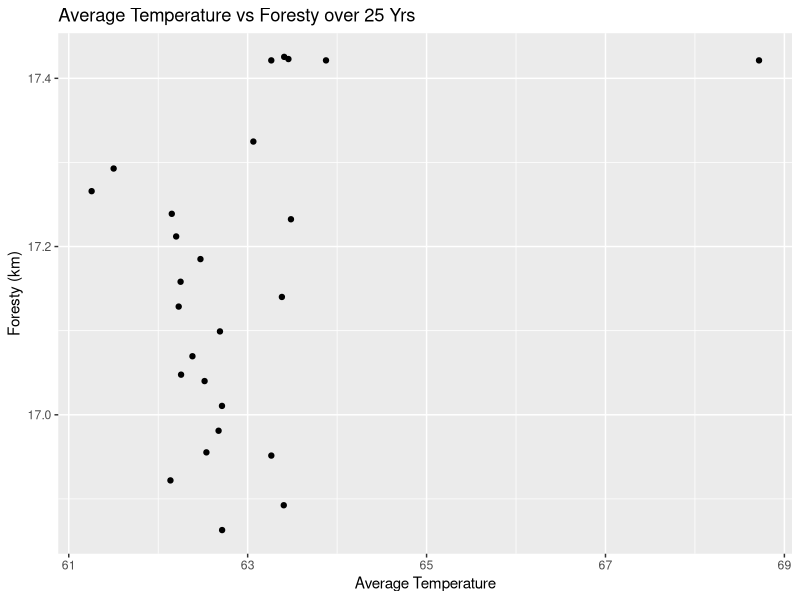
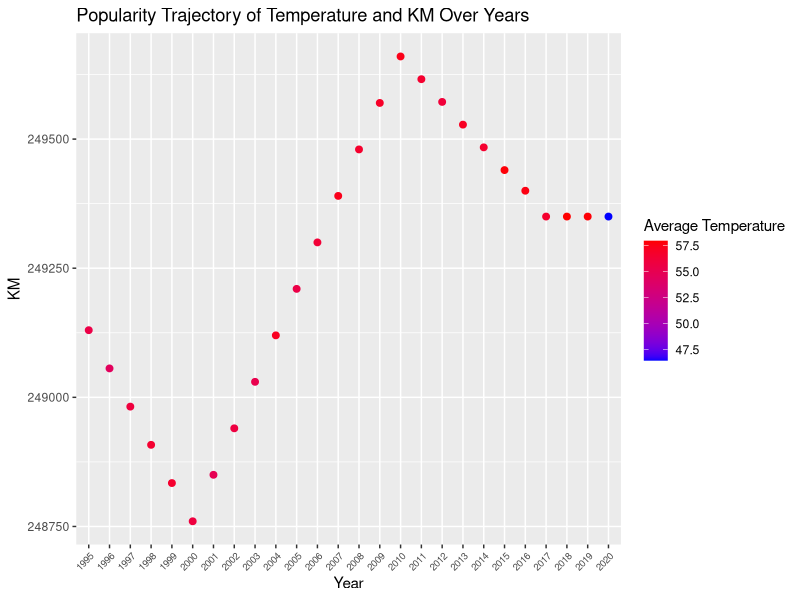
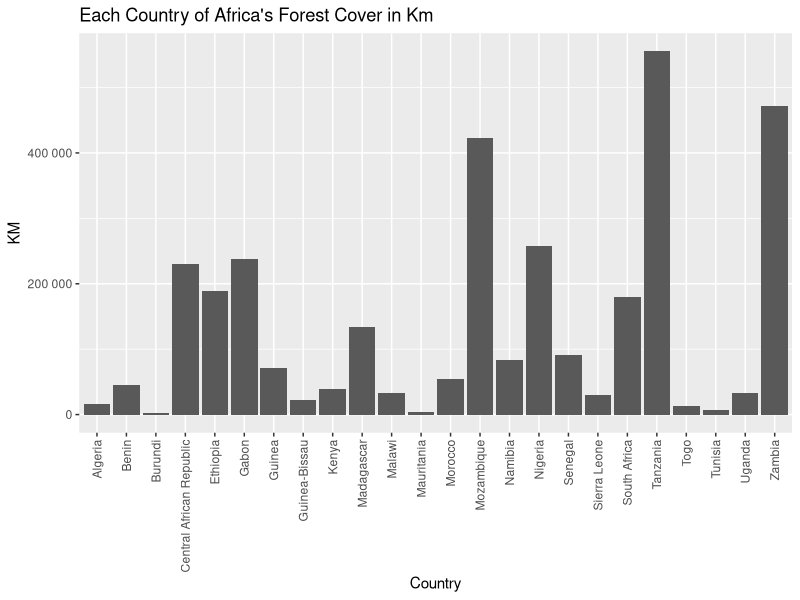
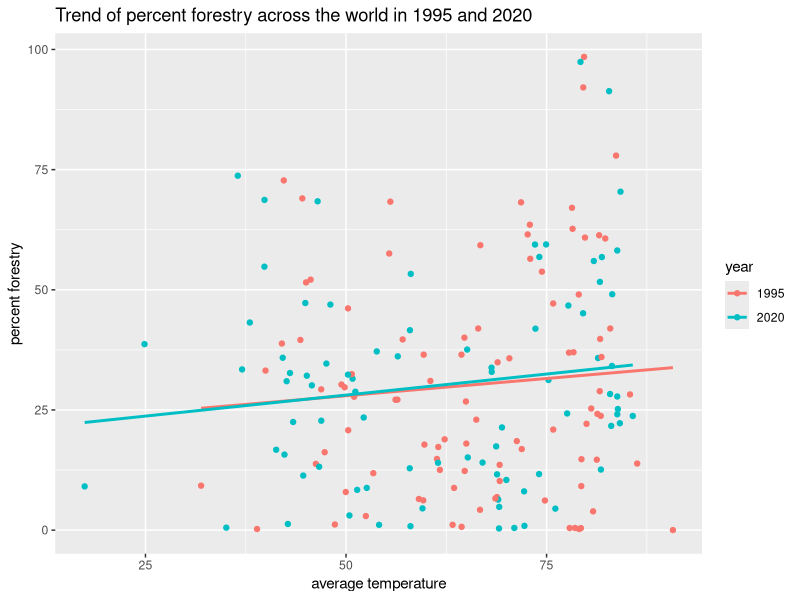
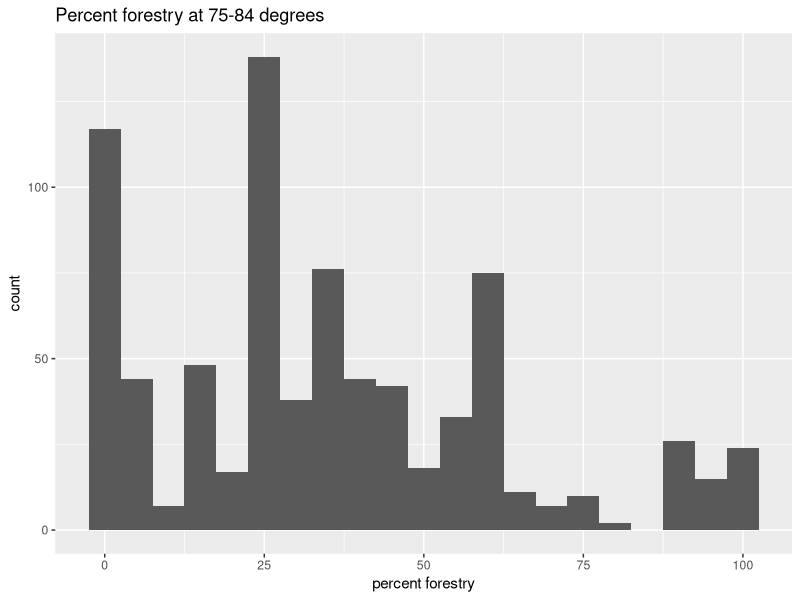
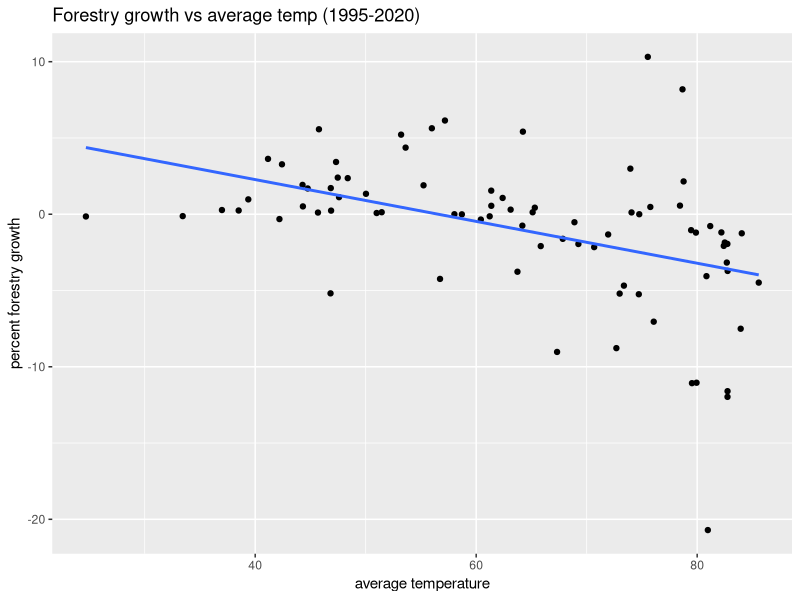
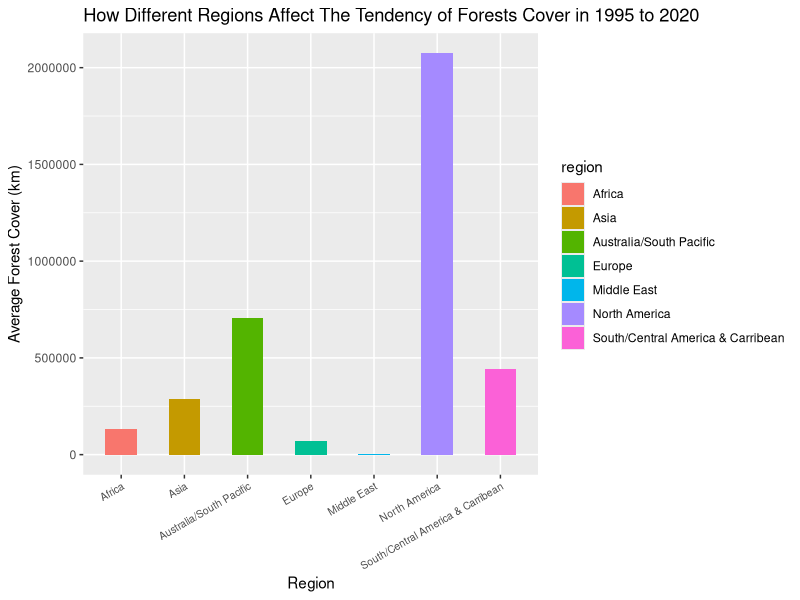
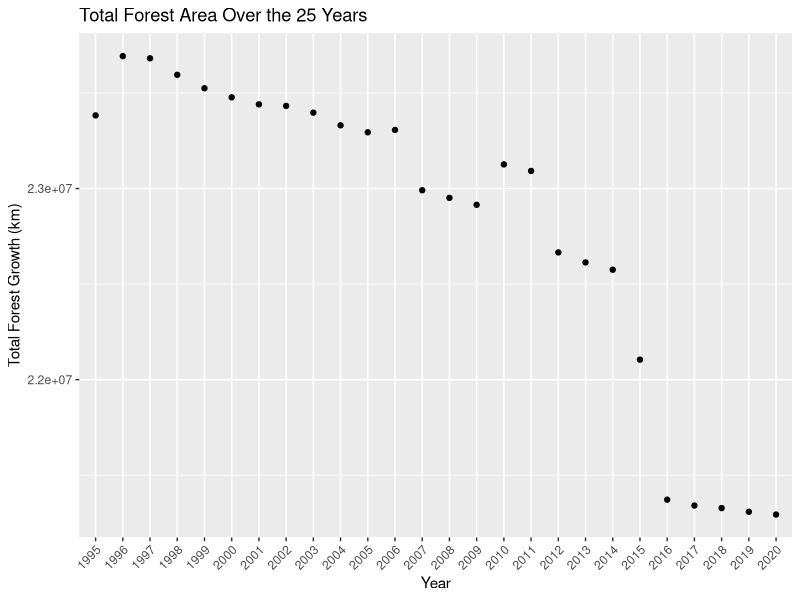

Write the R code that produced these figures, in order.
## ---- chunk 1
library(readr)
library(dplyr)
library(tidyverse)
library(stringr)
library(ggplot2)
## ---- chunk 2
forest_km <- read_delim("forest_area_km.csv")
forest_percent <- read_delim("forest_area_percent.csv")
global_temp <- read_delim("Global_Temperatures.csv")
## ---- chunk 3
head(forest_km,5) 
head(forest_percent,5) 
head(global_temp,5)
## ---- chunk 4
forest_km <- forest_km %>%
  rename(country = `Country Name`)
  head(forest_km, 5)
## ---- chunk 5
forest_percent <- forest_percent %>%
  rename(country = `Country Name`)
  head(forest_km, 5)
## ---- chunk 6
global_temp <- global_temp %>%
  mutate(year = as.character(year))
## ---- chunk 7
countryList <- c('country', 'Country Code')

longForestKM <- forest_km %>%
   pivot_longer(!countryList, names_to = "year", values_to = "km")
longForestKM

## ---- chunk 8

longForestPercent <- forest_percent %>%
   pivot_longer(!countryList, names_to = "year", values_to = "percent")
longForestPercent
## ---- chunk 9
forest_km_percent <- left_join(longForestKM, longForestPercent)
forest_km_percent
## ---- chunk 10
final_set2 <- inner_join(global_temp, forest_km_percent)
final_set2
## ---- chunk 11
final_set2 %>%
  filter(country == "Australia") %>%
ggplot(aes(x = average_temperature , y = percent)) +
  geom_point() +
  labs(title = "Average Temperature vs Foresty over 25 Yrs",
       x = "Average Temperature",
       y = "Foresty (km)")
## ---- chunk 12
final_set2 %>%
  filter(country == "Japan") %>%
  ggplot(aes(x = year, y = km, color = average_temperature)) +
  geom_point(size = 2) +
  scale_color_gradient(low = "blue", high = "red") +
  labs(x = "Year", y = "KM", color = "Average Temperature", 
       title = "Popularity Trajectory of Temperature and KM Over Years") +
theme(axis.text.x = element_text(angle = 45, size = 7, hjust = 1))
## ---- chunk 13
library(scales)

final_set2 %>%
  filter(region == "Africa", year == "1995") %>%
  ggplot() +
  geom_bar(mapping = aes(x = country, y = km), stat = "identity") +
  theme(axis.text.x = element_text(angle = 90, vjust = 0.5, hjust=1)) +
  scale_y_continuous(labels = label_number()) +
  labs(x = "Country", y = "KM",
       title = "Each Country of Africa's Forest Cover in Km")

## ---- chunk 14
final_set2 %>% filter(year==2020 | year==1995) %>% group_by(year) %>% 
  ggplot(aes(x=average_temperature, y=percent, col=year)) + geom_point() + 
  geom_smooth(method=lm, se=FALSE) + 
  labs(title="Trend of percent forestry across the world in 1995 and 2020", x="average temperature", y="percent forestry")
## ---- chunk 15
final_set2 %>% filter(year==2020 | year==1995) %>% group_by(year) %>% 
  filter(rank(-percent)==1) %>% summarize(country, average_temperature, percent)
## ---- chunk 16
final_set2 %>% filter(round(average_temperature/10)*10==80) %>% 
  ggplot(aes(x=percent)) + geom_histogram(binwidth=5) + 
  labs(title="Percent forestry at 75-84 degrees", x="percent forestry")
## ---- chunk 17
final_set2 %>% 
  group_by(temperature_range = factor(round(average_temperature/10)*10)) %>% 
  reframe(average_percent=mean(percent, na.rm=TRUE)) %>% 
  arrange(rank(-average_percent))
## ---- chunk 18
final_set2 %>% filter(year==1995 | year==2020) %>% group_by(country) %>% 
  reframe(average_temp=mean(average_temperature), growth=diff(percent)) %>% 
  ggplot(aes(x=average_temp, y=growth)) + geom_point() + 
  geom_smooth(method=lm, se=FALSE) +
  labs(title="Forestry growth vs average temp (1995-2020)", x="average temperature", y="percent forestry growth")
## ---- chunk 19
final_set2 %>% filter(year==1995 | year==2020) %>% group_by(country) %>% 
  reframe(average_temp=mean(average_temperature), growth=diff(percent)) %>% 
  filter(rank(-growth)==1) %>% summarize(country, average_temp, growth)
## ---- chunk 20
final_set2 %>% filter(year==1995 | year==2020) %>% group_by(country) %>% 
  reframe(average_temp=mean(average_temperature), growth=diff(percent)) %>% 
  ungroup() %>% 
  group_by(temperature_range=factor(round(average_temp/10)*10)) %>% 
  reframe(average_growth = mean(growth, na.rm=TRUE)) %>% 
  arrange(rank(-average_growth))
## ---- chunk 21
final_set2 %>% 
  select(region, year, km) %>% 
  group_by(region) %>% 
  summarize(mean_km = mean(km, na.rm = TRUE)) %>% 
  ggplot(aes(region, mean_km, fill = region)) +
  labs(x = "Region", y = "Average Forest Cover (km)",
       title = "How Different Regions Affect The Tendency of Forests Cover in 1995 to 2020") +
  geom_col(width = 0.5) +
  theme(axis.text.x = element_text(angle = 30, size = 7.5, hjust = 1))
## ---- chunk 22
forest_growth <- final_set2 %>%
  group_by(year) %>%
  summarize(total_forestgrowth = sum(km, na.rm = TRUE))
print(forest_growth)


ggplot(forest_growth, aes(x = year, y = total_forestgrowth)) +
  geom_point() +
  geom_smooth(method = "lm", se = FALSE, col = "black") +
  labs(title = "Total Forest Area Over the 25 Years", x = "Year", y = "Total Forest Growth (km)") +
  theme(axis.text.x = element_text(angle = 45, hjust = 1))
